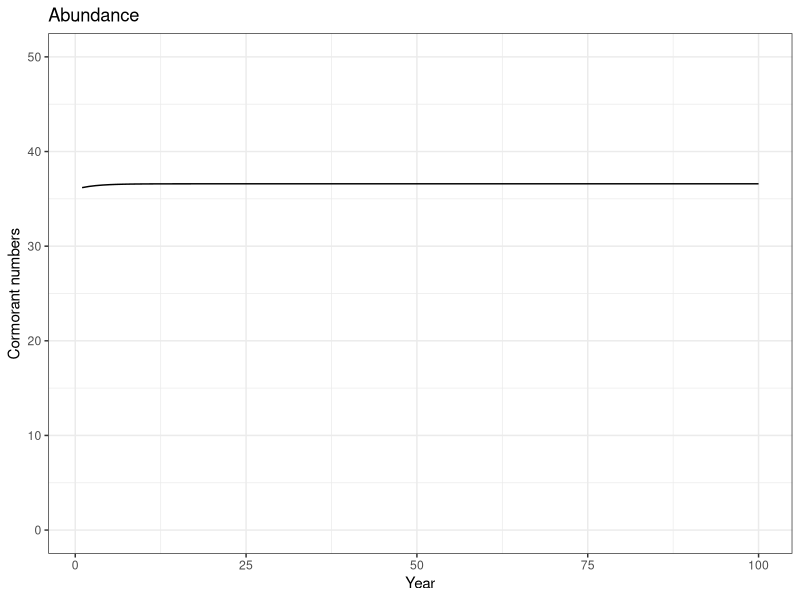
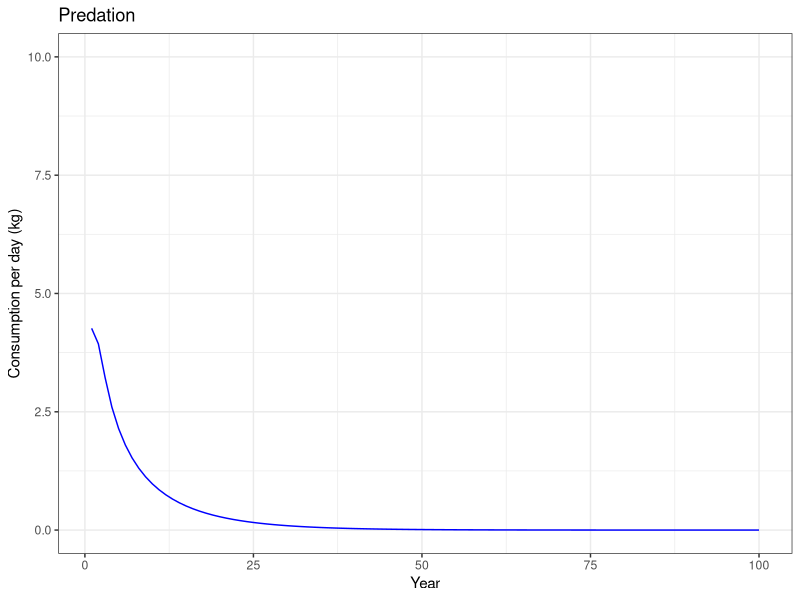
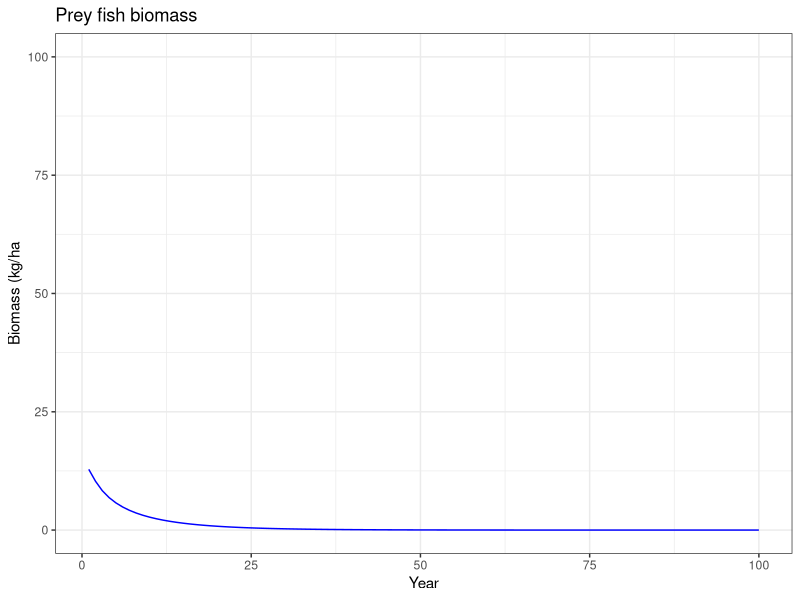
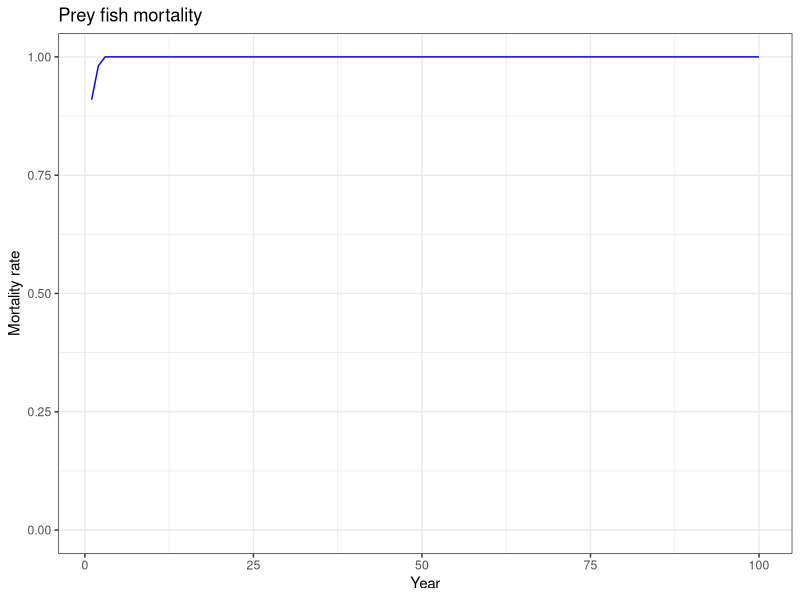

The R source for these figures, in order:
#Assignment 2.4c - Functional response, Part c
#using Model4_Predation, looking at predator effects on prey dynamics
# Type 2 vs Type 3 functional response
# To make functional response curves look similar the parameters for the type 2
# and type 3 responses need to be different

#################################
#Answers to questions:
# Prey collapse for Type 2 and 15, but find lower eqm for Type 3 and 15
# Prey reach similar levels for Type 2 and 3 and 50
# Look at mortality versus density for two fr types
##################################

# Units matter more now, so we need to specify the size of the area where predation is 
# ocurring to convert bird numbers to bird density, and the length of the feeding period
# Specify feeding area
area <- 25  # ha
# Add feeding season length in days to get total seasonal consumption
daysperseason <- 80

# Define starting values for state variables
birds <- 36  # total numbers
prey <- 15  # single prey type for this question

# Define variables for cormorant processes
a <- 1  
b <- .0046
c <- 1
d <- 50
# Define variables for predation
sr <- 0.015  # same as Tseheye paper, units are ha/day
ht <- 4    # units are days/kg
type <- 2  # functional response type
# functional response calculates consumption in kg per day

#Define population paramters for prey species (logistic model)
prey_r <- .9
prey_K <- 100

# Set up vectors for time series of numbers and rates
birds_over_time <- numeric(100)
eaten <- numeric(100)  #prey consumption
prey_over_time <- numeric(100)  # biomass of prey kg/ha
mortality <- numeric(100) # predation mortality

# Start the main simulation loop over time
for (i in 1:100) {   # we will run the model for 100 time steps
  # calculate consumption for each prey
  for (j in 1:3) {
    eaten[i] <- sr*prey^(type-1)/(1+sr*ht*prey^(type-1)) * birds/area * daysperseason
    # cap consumption at the total biomass available
    eaten[i] <- min(prey,eaten[i])
    # Calculate and save mortality
    mortality[i] <- eaten[i]/prey
      } 
  # Calculate the birth and death rates according to our dynamic processes
  births_per_female <- a * exp(-b * birds)
  deaths_per_capita <- c * birds / (d + birds)
  
  # Convert rates to actual numbers
  births <- births_per_female * birds / 2  # divide by 2 because per female
  deaths <- deaths_per_capita * birds
  
  # Apply the tautologies
  # birds
  birds <- birds + births - deaths
  # fish
  prey <- prey + prey_r*prey*(1-prey/prey_K) - mortality[i]*prey
  
  
  # Update the vectors of numbers and rates
  birds_over_time[i] <- birds/area
  prey_over_time[i] <- prey
  
  
  #close the time loop
}

# Plot the results - ggplot version
library(ggplot2)
x <- seq(from=1,to=100)
Number_plot <- ggplot() +
  geom_line(mapping=aes(x=x,y=birds_over_time*area)) +
  labs(title = "Abundance",
       x = "Year",
       y = "Cormorant numbers") +
  coord_cartesian(ylim=c(0,50)) +
  theme_bw()
plot(Number_plot)
Consumption_plot <- ggplot() +
  geom_line(mapping=aes(x=x,y=eaten*area/daysperseason),
            color='blue') +
  labs(title = "Predation",
       x="Year",
       y="Consumption per day (kg)") +
  coord_cartesian(ylim=c(0,10)) +
  theme_bw()
plot(Consumption_plot)
Prey_plot <- ggplot() +
  geom_line(mapping=aes(x=x,y=prey_over_time),
            color='blue') +
  labs(title = "Prey fish biomass",
       x= 'Year',
       y='Biomass (kg/ha') +
  coord_cartesian(ylim=c(0,100)) +
  theme_bw()
plot(Prey_plot)
Mort_plot <- ggplot() +
  geom_line(mapping=aes(x=x,y=mortality),
            color='blue') +
  labs(title = "Prey fish mortality",
       x= 'Year',
       y='Mortality rate') +
  coord_cartesian(ylim=c(0,1)) +
  theme_bw()
plot(Mort_plot)
